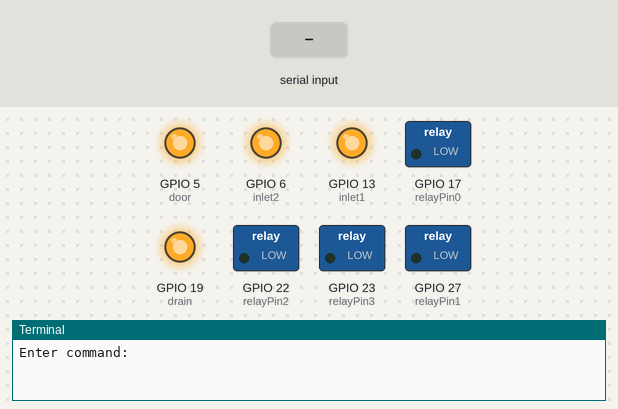
The program below on a simulated Raspberry Pi (BCM pin numbers). On the bench: switched loads named in the program (green lamp = pin HIGH), output pins drawn as LEDs (lit = HIGH), the last lines printed to the terminal. The test bench sets the inputs (shaded band).

Above: at 1.2 s.
1.3 s: "ch" typed at the terminal, then Enter
At 2.1 s:
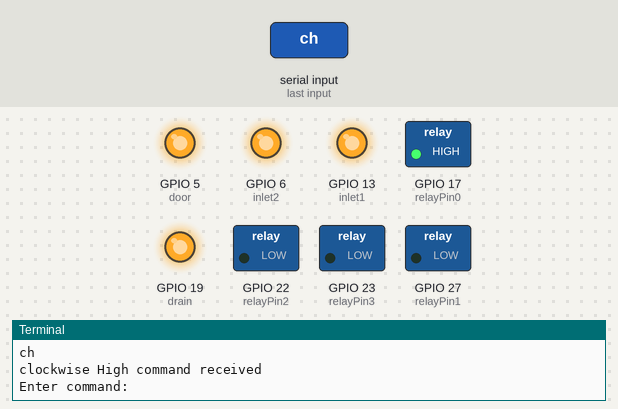
2.8 s: "cl" typed at the terminal, then Enter
At 3.3 s:
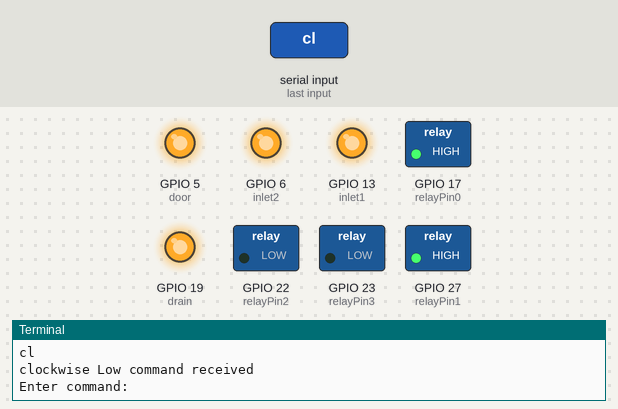
4.3 s: "ah" typed at the terminal, then Enter
At 5.5 s:
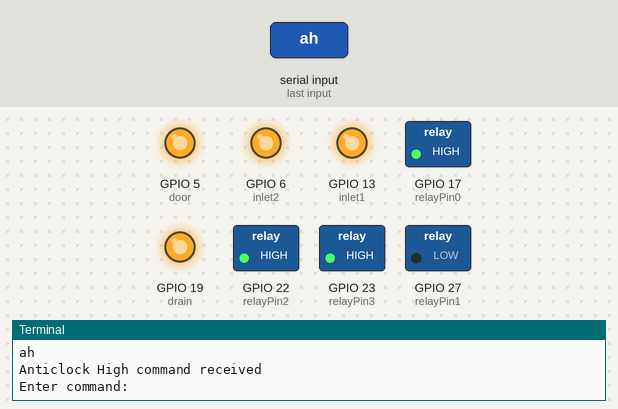
5.8 s: "al" typed at the terminal, then Enter
At 6.8 s:
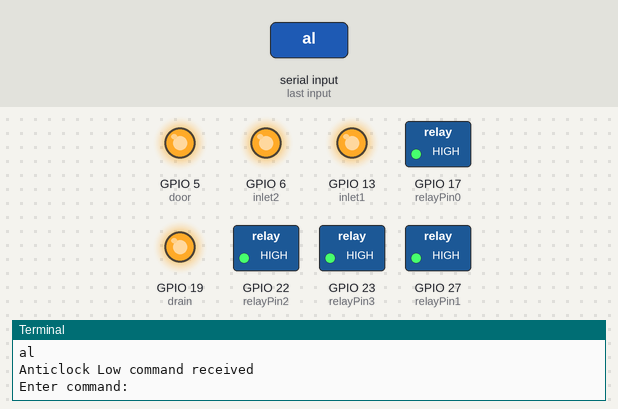
7.3 s: "st" typed at the terminal, then Enter
At 7.9 s:
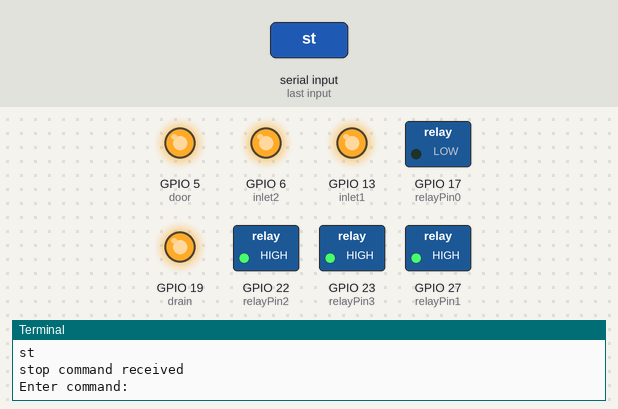
8.8 s: "inlet2H" typed at the terminal, then Enter
At 9.1 s:
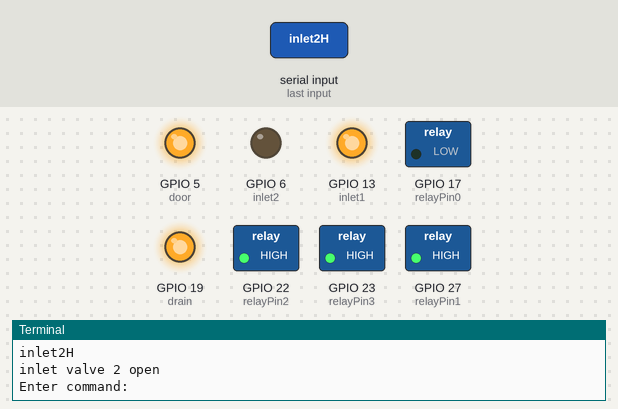
Timing chart, 0 to 11.3 s (numbered marks = the images above; inputs shaded):
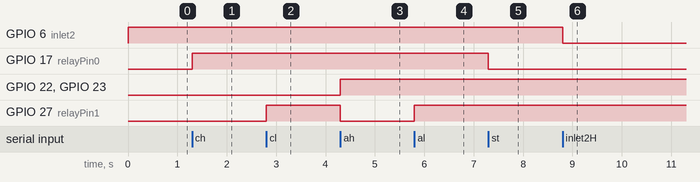

Measured:
- after the input at 1.3 s, GPIO 17 (relayPin0): LOW → HIGH at once
- after the input at 2.8 s, GPIO 27 (relayPin1): LOW → HIGH at once
- after the input at 4.3 s, GPIO 22 (relayPin2), GPIO 23 (relayPin3): LOW → HIGH at once; GPIO 27 (relayPin1): HIGH → LOW at once
- after the input at 5.8 s, GPIO 27 (relayPin1): LOW → HIGH at once
- after the input at 7.3 s, GPIO 17 (relayPin0): HIGH → LOW at once
- after the input at 8.8 s, GPIO 6 (inlet2): HIGH → LOW at once

The program:

motor_inlet_door_drain.py
```python
import RPi.GPIO as GPIO

# Define the GPIO pins connected to the relays
relayPin0 = 17
relayPin1 = 27
relayPin2 = 22
relayPin3 = 23

door = 5
inlet2 = 6
inlet1 = 13
drain = 19

# Function prototypes
def chCommand():
    print("clockwise High command received")
    GPIO.output(relayPin1, GPIO.LOW)
    GPIO.output(relayPin2, GPIO.LOW)
    GPIO.output(relayPin3, GPIO.LOW)
    GPIO.output(relayPin0, GPIO.HIGH)

def clCommand():
    print("clockwise Low command received")
    GPIO.output(relayPin1, GPIO.HIGH)
    GPIO.output(relayPin2, GPIO.LOW)
    GPIO.output(relayPin3, GPIO.LOW)
    GPIO.output(relayPin0, GPIO.HIGH)

def ahCommand():
    print("Anticlock High command received")
    GPIO.output(relayPin1, GPIO.LOW)
    GPIO.output(relayPin2, GPIO.HIGH)
    GPIO.output(relayPin3, GPIO.HIGH)
    GPIO.output(relayPin0, GPIO.HIGH)

def alCommand():
    print("Anticlock Low command received")
    GPIO.output(relayPin1, GPIO.HIGH)
    GPIO.output(relayPin2, GPIO.HIGH)
    GPIO.output(relayPin3, GPIO.HIGH)
    GPIO.output(relayPin0, GPIO.HIGH)

def stCommand():
    print("stop command received")
    GPIO.output(relayPin0, GPIO.LOW)

def inlet2HCommand():
    print("inlet valve 2 open")
    GPIO.output(inlet2, GPIO.LOW)

def inlet2LCommand():
    print("inlet valve 2 close")
    GPIO.output(inlet2, GPIO.HIGH)

def inlet1HCommand():
    print("inlet valve 1 open")
    GPIO.output(inlet1, GPIO.LOW)

def inlet1LCommand():
    print("inlet valve 1 close")
    GPIO.output(inlet1, GPIO.HIGH)

def drainHCommand():
    print("drain pump on")
    GPIO.output(drain, GPIO.LOW)

def drainLCommand():
    print("drain pump off")
    GPIO.output(drain, GPIO.HIGH)

def doorHCommand():
    print("door open")
    GPIO.output(door, GPIO.LOW)

def doorLCommand():
    print("door closed")
    GPIO.output(door, GPIO.HIGH)

# Set up the GPIO pins
GPIO.setmode(GPIO.BCM)
GPIO.setup(relayPin0, GPIO.OUT)
GPIO.setup(relayPin1, GPIO.OUT)
GPIO.setup(relayPin2, GPIO.OUT)
GPIO.setup(relayPin3, GPIO.OUT)
GPIO.setup(door, GPIO.OUT)
GPIO.setup(inlet2, GPIO.OUT)
GPIO.setup(inlet1, GPIO.OUT)
GPIO.setup(drain, GPIO.OUT)

# Ensure the relays are initially off
GPIO.output(relayPin0, GPIO.LOW)
GPIO.output(relayPin1, GPIO.LOW)
GPIO.output(relayPin2, GPIO.LOW)
GPIO.output(relayPin3, GPIO.LOW)
GPIO.output(door, GPIO.HIGH)
GPIO.output(inlet2, GPIO.HIGH)
GPIO.output(inlet1, GPIO.HIGH)
GPIO.output(drain, GPIO.HIGH)

# Main loop
try:
    while True:
        command = input("Enter command: ").strip()
        if command == "ch":
            chCommand()
        elif command == "cl":
            clCommand()
        elif command == "ah":
            ahCommand()
        elif command == "al":
            alCommand()
        elif command == "st":
            stCommand()
        elif command == "inlet2H":
            inlet2HCommand()
        elif command == "inlet2L":
            inlet2LCommand()
        elif command == "inlet1H":
            inlet1HCommand()
        elif command == "inlet1L":
            inlet1LCommand()
        elif command == "drainH":
            drainHCommand()
        elif command == "drainL":
            drainLCommand()
        elif command == "doorH":
            doorHCommand()
        elif command == "doorL":
            doorLCommand()
        else:
            print("Unknown command")

except KeyboardInterrupt:
    print("Program terminated")

finally:
    GPIO.cleanup()
```
